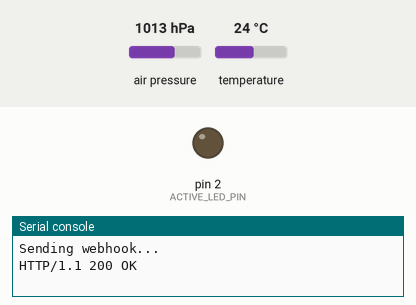
A program run on a simulated MicroPython board. On the bench: output pins drawn as LEDs (lit = HIGH), the last lines printed to the serial console. Inputs (shaded band) come from the test bench; at power-on: air pressure 1013 hPa, temperature 24 °C. WiFi joins after 1.5 s; requests to the public web service named in the program get a made-up reply in its usual format after 0.4 s (London, UTC, broken clouds, 64 % humidity, 1013 hPa unless stated); library files of the repository ran but are not shown: bmp180.py.

Above: at 11.2 s.
At 27.4 s:
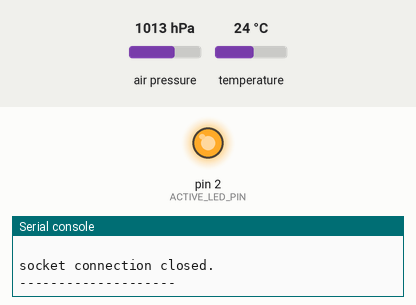
Timing chart, 0 to 52.2 s (numbered marks = the images above):
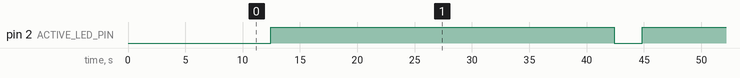

Measured:
- by itself, pin 2 (ACTIVE_LED_PIN): alternates HIGH for 30.0 s and LOW for 2.4 s

The program:

main.py
```python
from bmp180 import BMP180
from thingspeak import Thingspeak
from machine import I2C, Pin, Signal
import network
import time

# global variables contained in a seperate config.py file
import config

# create network instance
wlan = network.WLAN(network.STA_IF)

# define outputs
# esp LED
ACTIVE_LED_PIN = Pin(2, Pin.OUT)
ACTIVE_LED = Signal(ACTIVE_LED_PIN, invert=True)

# create bmp180 instance
bus = I2C(scl=Pin(14), sda=Pin(12), freq=100000)
bmp180 = BMP180(bus)

# create thingspeak instance
thingspeak = Thingspeak()

if __name__ == "__main__":

    # delay to allow network to connect
    wlan.connect()
    time.sleep(10)

    if wlan.isconnected():
        print("WiFi Connected")
        print(wlan.ifconfig())
    elif not wlan.isconnected():
        ssid = input("SSID:")
        password = input("Password:")
        wlan.connect(ssid, password)
        while not wlan.isconnected():
            pass
        print('network config:', wlan.ifconfig())

    print("Running main routine")
    while True:
        # send pressure readings
        if not wlan.isconnected():
            wlan.connect()
        ACTIVE_LED.on()
        pressure = bmp180.get_pressure() / 100
        temperature = bmp180.get_temperature() / 10
        thingspeak.write_channel_field([("field1", pressure), ("field2", temperature)])

        # disconnect wifi
        wlan.disconnect()
        ACTIVE_LED.off()

        # sleep for 4 minutes
        time.sleep(30)
```

thingspeak.py
```python
import usocket as socket
import time
import config


class Thingspeak:
    def __init__(self):
        self.BASE_URL = config.BASE_URL
        self.WRITE_API_KEY = config.WRITE_API_KEY

    def create_url(self, values):
        value_string = str()
        for value in values:
            field = value[0]
            value = str(value[1])
            value_string = value_string + "&" + field + "=" + value

        url = self.BASE_URL + "update?api_key=" + self.WRITE_API_KEY + value_string
        return url

    # send values list in the form

    def write_channel_field(self, values):
        print("Sending webhook values\n", values)
        url = self.create_url(values)
        _, _, host, path = url.split("/", 3)
        full_url = "GET /{} HTTP/1.1\r\nHost: {}\r\n\r\n".format(path, host).encode()
        addr = socket.getaddrinfo(host, 80)[0][-1]
        print("Establishing socket connection...")
        s = socket.socket()
        s.connect(addr)
        print("Sending webhook...")
        s.write(full_url)
        data = s.recv(15)
        print(str(data, "utf8"), end="")
        print("\n")
        time.sleep(2)
        s.close()
        print("socket connection closed.\n" + "-"*20)
        return full_url
```

config.py
```python
# global variables
# Thingspeak API Keys
WRITE_API_KEY = "{{write api key}}"
BASE_URL = "https://api.thingspeak.com/"
```
